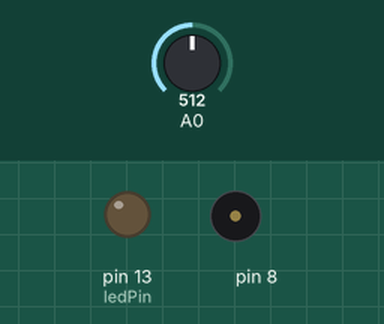
The sketch below on a simulated Arduino Uno, built with avr-gcc and run on an emulated ATmega328P. Shown: output pins drawn as LEDs (lit = HIGH), buzzer (waves = sounding). The test bench sets the inputs (shaded band); at power-on: A0 = 512.

Above: at 0.1 s.
At 5.1 s:
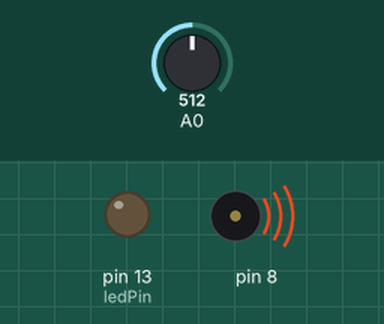
Timing chart, 0 to 6.6 s (numbered marks = the images above):
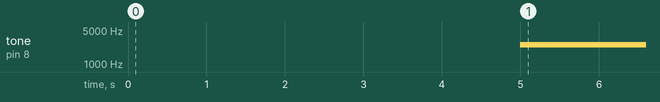

The sketch:

LightTheremin.ino
```cpp
/*
This project uses a piezo, which emits a frequency of sound depending on how much
light an adjacent phototransisotr absorbs. By waving my hand over the phototrasnsitor,
i can change the frequency of the sound the piezo emits, which results in a cool effect.
*/

//Initalizing variables
int sensorVal = 0;
int sensorHigh = 0;
int sensorLow = 0;
int const ledPin = 13;

//This calibrates the phototransitor values, as I wave my hand, without the piezo making sounds.
void setup() {
  //indicates that the program is calibrating the phototransistor
  pinMode(ledPin, OUTPUT);
  digitalWrite(ledPin, HIGH);

  //calibrate for 5 seconds
  while(millis()<5000) {
    sensorVal = analogRead(A0);
    if(sensorVal < sensorLow) {
      sensorLow = sensorVal;
    }
    if (sensorVal > sensorHigh) {
      sensorHigh = sensorVal;
    }
    //Indicates to the user that calibration is complete
    digitalWrite(ledPin, LOW);
  }
}

void loop() {
  //Reads the values from the phototransistor
  sensorVal = analogRead(A0);

  //maps the phototransistor values to a pitch that the piezo can emit
  int pitch = map(sensorVal, sensorLow, sensorHigh, 50, 2500);

  /*
  The tone argument takes three arguments: which pin the piezo is connected to,
  which pitch to play, and how long to play the pitch for(in milliseconds)
  */
  tone(8, pitch, 20);
  delay(10);

}
```

Measured:
- by itself, tone on pin 8: silent → 2500 Hz at 5.0 s
